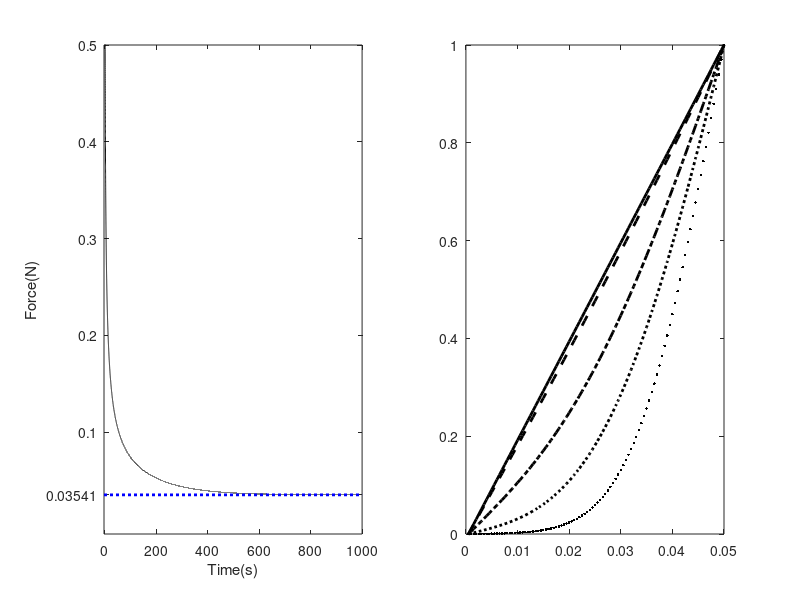

Here is the MATLAB script that generated this plot: (Note: this script raises an error after producing the figure.)
function [F, V] = ShearExperiment(H,U)
%
%SHEAREXPERIMENT Simulation of shear experiment for Elements of Fluid 
%                Mechanics homework. 
%
%  For problem 1.1 figure 3 and figure 4
%
%  The simple shear experiment the fluid is confined between two large
%  parallel plates of area A,in order to ignore edge effects,separated
%  by a distance H. At a certain time, a force, F, is exerted on the 
%  upper plate so that it moves relative to the other with a constant 
%  velocity,V. This function produces two figure by simulate the shear 
%  experiment process. The first figure is about F and time, and anthor
%  is about velocity(function of y) and y.
%
%             --------> F
%  ======================================  ---> U 
%  /|\ ______|____/______________________
%   |  ______|___/_______________________ dh
%  H|        |  /    ...                 
%   |        | /
%  \|/ ______|/__________________________
%  ======================================
% 
%  $Author: Zhou Lvwen, zhou.lv.wen@gmail.com$
%  $Date: 09/15/2011$             

if nargin == 0
    H = 0.05;            % distance between parallel plates (m)
    U = 1;               % velocity of the upper plate (m/s)
end

n = 100;                 % number of layers 
dh = H/n;                % hight of one layer
A = 1;                   % area of each layer (m^2)
rho = 1000;              % density of wather (kg/m^3)
m =  rho * (A * dh);     % mass of one layer
v(n) = U;                % initialize velocity of each layer
dt = 0.02;               % simulation time step (s)

mu = 17500e-7;           % viscosity of water (kg/(ms))
F = []; V = [];
t = 0:dt:1000;           % time from 0s to 1000s 
for i = t
    f = mu*diff(v)/dh*A; % viscosity force between each layer
    a = diff(f)/m;       % acceleration of each layer
    v(2:end-1) = v(2:end-1) + a*dt; % update the velocity
    F = [F;f(end)];      % trace the force
    if sum(i == [50, 100, 200, 500, 1000]);
       V = [V;v];        % trace the velocity
    end
end

% show the results
subplot(1,2,1)
plot(t,F,'k',[-2,1000],[min(F),min(F)],'b:','linewidth',2)
axis([-2,1000,-0.005,0.5])
set(gca,'ytick',[min(F),0.1:0.1:0.5])
xlabel('Time(s)');ylabel('Force(N)')

subplot(1,2,2)
linestyle = {'k.','k:','k-.','k--','k-'};
for i = 1:size(V,1)
    plot([1:n]*dh,V(i,:),linestyle{i},'linewidth',2); hold on
end
legend('t=50s','t=100s','t=200s','t=500s','t=1000s',0)
xlabel('H(m)');ylabel('Velocity(m/s)')
